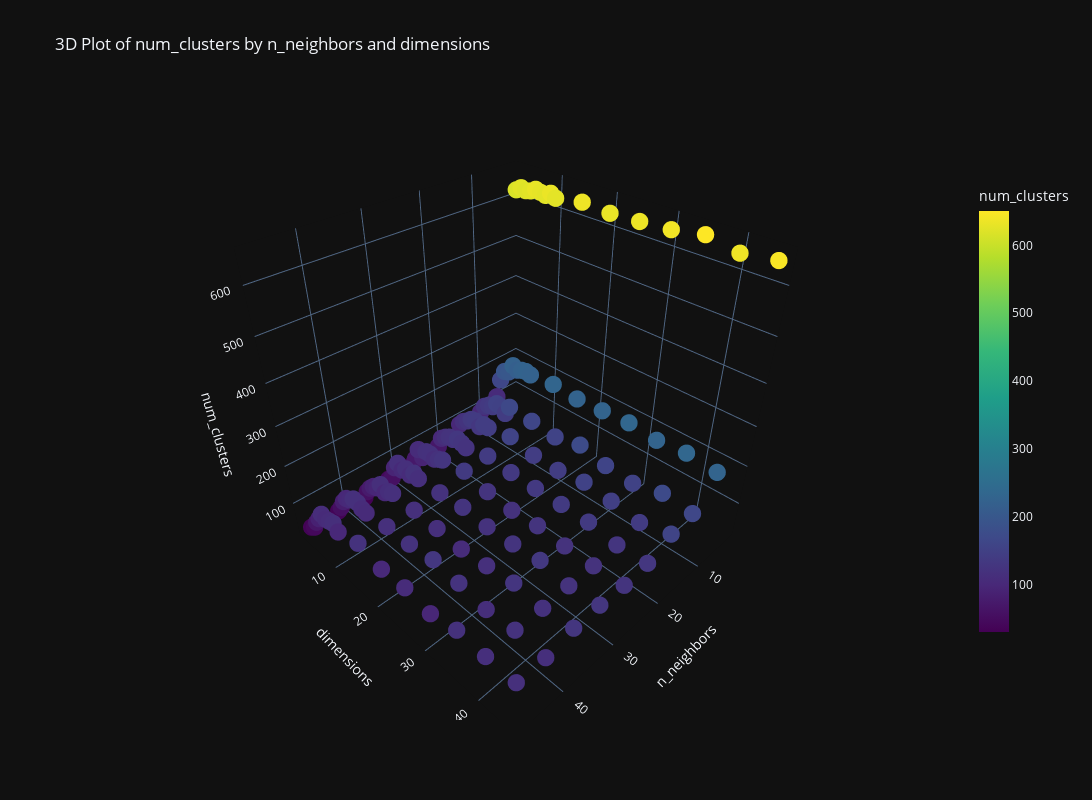

Write notebook code for a chart like this one.
### Code cell
fig = interactive_plot3d(metrics, z_metric='num_clusters')
fig.show()

### Figure 1 — Plotly figure (JSON) as saved in the notebook; plotly's stock layout.template omitted (floating-point values rounded to 4 significant figures; data arrays with more than 128 entries replaced by an {"elided": "..."} marker saying what was removed)
{"data": [{"hovertemplate": "n_neighbors=%{x}<br>dimensions=%{y}<br>num_clusters=%{marker.color}<extra></extra>", "legendgroup": "", "marker": {"color": {"elided": "160 int values"}, "coloraxis": "coloraxis", "symbol": "circle", "size": 6}, "mode": "markers", "name": "", "scene": "scene", "showlegend": false, "x": {"elided": "160 int values"}, "y": {"elided": "160 int values"}, "z": {"elided": "160 int values"}, "type": "scatter3d"}], "layout": {"scene": {"domain": {"x": [0.0, 1.0], "y": [0.0, 1.0]}, "xaxis": {"title": {"text": "n_neighbors"}}, "yaxis": {"title": {"text": "dimensions"}}, "zaxis": {"title": {"text": "num_clusters"}}}, "coloraxis": {"colorbar": {"title": {"text": "num_clusters"}, "len": 0.75}, "colorscale": [[0.0, "#440154"], [0.1111, "#482878"], [0.2222, "#3e4989"], [0.3333, "#31688e"], [0.4444, "#26828e"], [0.5556, "#1f9e89"], [0.6667, "#35b779"], [0.7778, "#6ece58"], [0.8889, "#b5de2b"], [1.0, "#fde725"]], "cmin": 29, "cmax": 650}, "legend": {"tracegroupgap": 0}, "title": {"text": "3D Plot of num_clusters by n_neighbors and dimensions"}, "width": 1600, "height": 800}}
